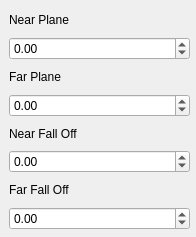
<?xml version="1.0" encoding="UTF-8"?>
<ui version="4.0">
 <class>DoFOptions</class>
 <widget class="QWidget" name="DoFOptions">
  <property name="geometry">
   <rect>
    <x>0</x>
    <y>0</y>
    <width>196</width>
    <height>237</height>
   </rect>
  </property>
  <property name="windowTitle">
   <string>Form</string>
  </property>
  <widget class="QWidget" name="verticalLayoutWidget">
   <property name="geometry">
    <rect>
     <x>9</x>
     <y>9</y>
     <width>181</width>
     <height>221</height>
    </rect>
   </property>
   <layout class="QVBoxLayout" name="verticalLayout">
    <item>
     <widget class="QLabel" name="label">
      <property name="text">
       <string>Near Plane</string>
      </property>
     </widget>
    </item>
    <item>
     <widget class="QDoubleSpinBox" name="nearPlane">
      <property name="minimum">
       <double>-1.000000000000000</double>
      </property>
      <property name="maximum">
       <double>1.000000000000000</double>
      </property>
      <property name="singleStep">
       <double>0.010000000000000</double>
      </property>
     </widget>
    </item>
    <item>
     <widget class="QLabel" name="label_2">
      <property name="text">
       <string>Far Plane</string>
      </property>
     </widget>
    </item>
    <item>
     <widget class="QDoubleSpinBox" name="farPlane">
      <property name="minimum">
       <double>-1.000000000000000</double>
      </property>
      <property name="maximum">
       <double>1.000000000000000</double>
      </property>
      <property name="singleStep">
       <double>0.010000000000000</double>
      </property>
     </widget>
    </item>
    <item>
     <widget class="QLabel" name="label_3">
      <property name="text">
       <string>Near Fall Off</string>
      </property>
     </widget>
    </item>
    <item>
     <widget class="QDoubleSpinBox" name="nearFallOff">
      <property name="minimum">
       <double>-1.000000000000000</double>
      </property>
      <property name="maximum">
       <double>1.000000000000000</double>
      </property>
      <property name="singleStep">
       <double>0.010000000000000</double>
      </property>
     </widget>
    </item>
    <item>
     <widget class="QLabel" name="label_4">
      <property name="text">
       <string>Far Fall Off</string>
      </property>
     </widget>
    </item>
    <item>
     <widget class="QDoubleSpinBox" name="farFallOff">
      <property name="minimum">
       <double>-1.000000000000000</double>
      </property>
      <property name="maximum">
       <double>1.000000000000000</double>
      </property>
      <property name="singleStep">
       <double>0.010000000000000</double>
      </property>
     </widget>
    </item>
   </layout>
  </widget>
 </widget>
 <resources/>
 <connections/>
</ui>
